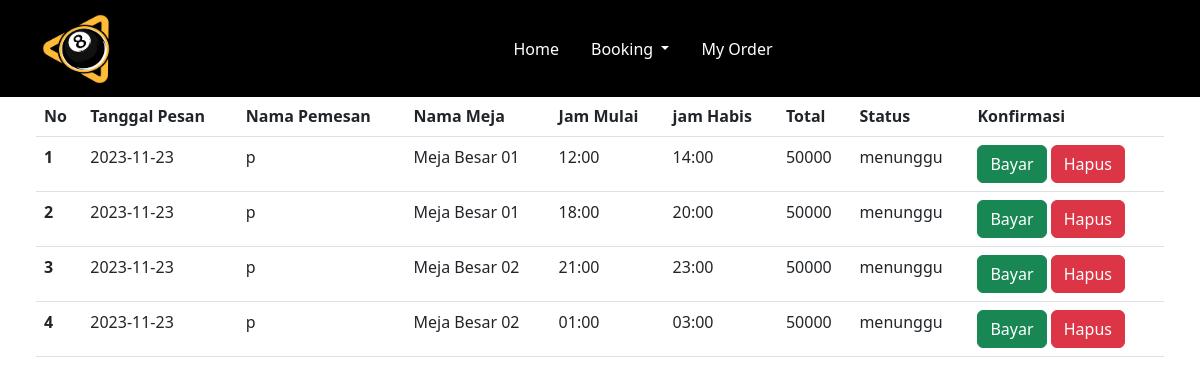
The page /user/bayar.php (signed in) on the database as committed earlier.
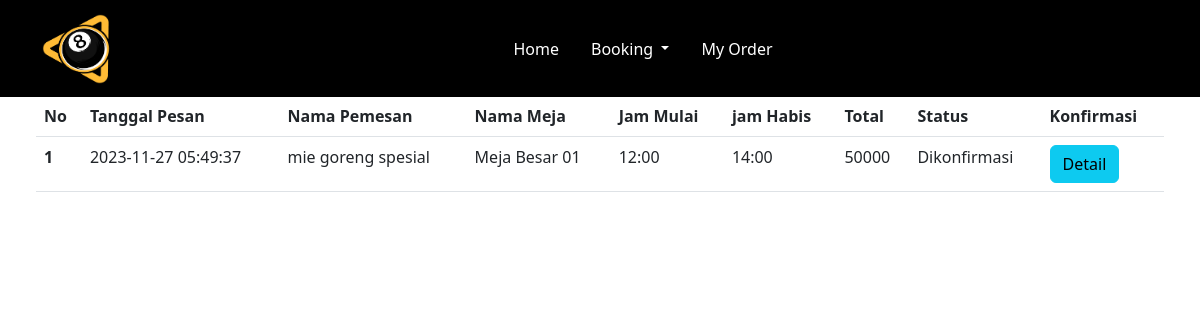
The same page on the database as committed later.
### tables this page shows
CREATE TABLE `sewa` (
  `idsewa` int(11) NOT NULL,
  `iduser` int(11) NOT NULL,
  `idlap` int(11) NOT NULL,
  `tgl_pesan` timestamp NOT NULL DEFAULT current_timestamp(),
  `jmulai` varchar(11) NOT NULL,
  `jhabis` varchar(11) NOT NULL,
  `harga` int(11) NOT NULL,
  `tot` varchar(11) NOT NULL,
  `status` varchar(255) NOT NULL
);

CREATE TABLE `user` (
  `id_user` int(11) NOT NULL,
  `email` varchar(50) NOT NULL,
  `password` varchar(255) NOT NULL,
  `hp` varchar(20) NOT NULL,
  `jenis_kelamin` varchar(10) NOT NULL,
  `nama_lengkap` varchar(60) NOT NULL,
  `alamat` text NOT NULL,
  `foto` text NOT NULL,
  `reset_token_hash` varchar(64) DEFAULT NULL,
  `reset_token_expires_at` datetime DEFAULT NULL,
  `account_activation_hash` varchar(255) DEFAULT NULL
);

CREATE TABLE `lapangan` (
  `idlap` int(11) NOT NULL,
  `nm` varchar(35) NOT NULL,
  `ket` text NOT NULL,
  `harga` int(11) NOT NULL,
  `foto` text NOT NULL
);

### functions.php (called while the page is built, shortened)
<?php
$conn = mysqli_connect("localhost", "root", "", "db_futsal");
function query($query)
{
  global $conn;
  $result = mysqli_query($conn, $query);
  $rows = [];
  while ($row = mysqli_fetch_assoc($result)) {
    $rows[] = $row;
  }
  return $rows;
}
 ?>

### user/bayar.php (the view, shortened to what this page needs)
<?php
require "../functions.php";
$id_user = $_SESSION["id_user"];
$sewa = query("SELECT sewa.*, user.nama_lengkap, lapangan.nm, bayar.bukti, bayar.konfirmasi
FROM sewa
JOIN lapangan ON sewa.idlap = lapangan.idlap
JOIN user ON sewa.iduser = user.id_user
LEFT JOIN bayar ON sewa.idsewa = bayar.idsewa
WHERE sewa.iduser = '$id_user'");
?>
<!doctype html>
<html lang="en">
<head>
  <link rel="stylesheet" href="../css/keranjang.css">
  <link href="https://cdn.jsdelivr.net/npm/bootstrap@5.3.0-alpha3/dist/css/bootstrap.min.css" rel="stylesheet">
</head>
<body>
  <div class="container">
    <nav class="navbar fixed-top navbar-expand-lg" style="background-color: black;">
      <div class="container">
        <a class="navbar-brand" href="#">
          <img src="../assets/img/logo.png" alt="Logo" width="70" height="70" class="d-inline-block align-text-top">
        </a>
        <div class="collapse navbar-collapse" id="navbarSupportedContent">
          <ul class="navbar-nav mx-auto mb-2 mb-lg-0">
            <li class="nav-item">
              <a class="nav-link active text-white" aria-current="page" href="../indexuser.php">Home</a>
            </li>
            <li class="nav-item dropdown">
              <a class="nav-link dropdown-toggle text-white" href="#" role="button" data-bs-toggle="dropdown" aria-expanded="false">
                Booking
              </a>
            </li>
            <li class="nav-item">
              <a class="nav-link active text-white" aria-current="page" href="#">My Order</a>
            </li>
          </ul>
        </div>
      </div>
    </nav>
  </div>
  <section class="lapangan mb-5" id="lapangan" style="margin-top: 8%;">
    <div class="container-fluid">
      <form action="" method="post" enctype="multipart/form-data" class="px-4">
        <table class="table my-5">
          <thead>
            <tr>
              <th scope="col">No</th>
              <th scope="col">Tanggal Pesan</th>
              <th scope="col">Nama Pemesan</th>
              <th scope="col">Nama Meja</th>
              <th scope="col">Jam Mulai</th>
              <th scope="col">jam Habis</th>
              <th scope="col">Total</th>
              <th scope="col">Status</th>
              <th scope="col">Konfirmasi</th>
            </tr>
          </thead>
          <tbody>
            <?php $i = 1; ?>
            <?php foreach ($sewa as $row) : ?>
              <tr>
                <th scope="row"><?= $i++; ?></th>
                <td><?= $row["tgl_pesan"] ?></td>
                <td><?= $row["nama_lengkap"] ?></td>
                <td><?= $row["nm"] ?></td>
                <td><?= $row["jmulai"] ?></td>
                <td><?= $row["jhabis"] ?></td>
                <td><?= $row["tot"] ?></td>
                <td><?= $row["status"] ?></td>
                <td>
                  <?php
                  if ($row["konfirmasi"] == "Sudah Bayar" || $row["konfirmasi"] == "Terkonfirmasi") {
                    echo '<button type="button" class="btn btn-info" data-bs-toggle="modal" data-bs-target="#detailModal' . $row["idsewa"] . '">Detail</button> ';
                  } else {
                    echo '<button type="button" class="btn btn-inti btn btn-success" data-bs-toggle="modal" data-bs-target="#bayarModal' . $row["idsewa"] . '">Bayar</button>
                    <a href="" data-bs-toggle="modal" data-bs-target="#hapusModal' . $row["idsewa"] . '" class="btn btn-danger">Hapus</a>';
                  }
                  ?>
                </td>
              </tr>
            <?php endforeach; ?>
          </tbody>
        </table>
      </form>
    </div>
  </section>
</body>
</html>

Rows that differ between the two databases and show on the page:
removed sewa: tgl_pesan "2023-11-23", iduser.nama_lengkap "p", idlap.nm "Meja Besar 01", jmulai "12:00", jhabis "14:00", tot "50000", status "menunggu"
removed sewa: tgl_pesan "2023-11-23", iduser.nama_lengkap "p", idlap.nm "Meja Besar 01", jmulai "18:00", jhabis "20:00", tot "50000", status "menunggu"
removed sewa: tgl_pesan "2023-11-23", iduser.nama_lengkap "p", idlap.nm "Meja Besar 02", jmulai "21:00", jhabis "23:00", tot "50000", status "menunggu"
removed sewa: tgl_pesan "2023-11-23", iduser.nama_lengkap "p", idlap.nm "Meja Besar 02", jmulai "01:00", jhabis "03:00", tot "50000", status "menunggu"
added sewa: tgl_pesan "2023-11-27 05:49:37", iduser.nama_lengkap "mie goreng spesial", idlap.nm "Meja Besar 01", jmulai "12:00", jhabis "14:00", tot "50000", status "Dikonfirmasi"
